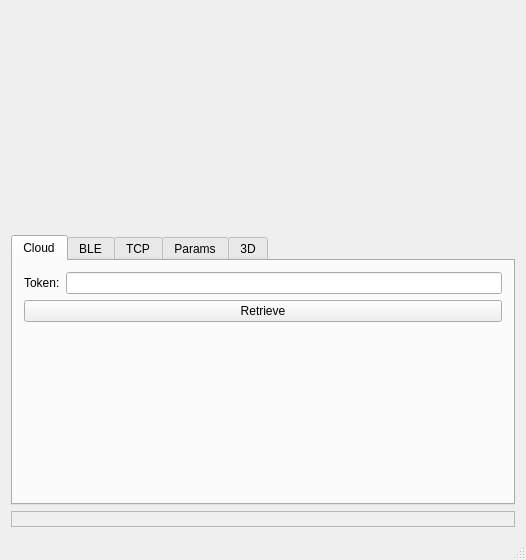
<?xml version="1.0" encoding="UTF-8"?>
<ui version="4.0">
 <class>Solum</class>
 <widget class="QMainWindow" name="Solum">
  <property name="geometry">
   <rect>
    <x>0</x>
    <y>0</y>
    <width>520</width>
    <height>560</height>
   </rect>
  </property>
  <property name="windowTitle">
   <string>Solum Tester</string>
  </property>
  <widget class="QWidget" name="_central">
   <layout class="QVBoxLayout" name="verticalLayout">
    <item>
     <layout class="QVBoxLayout" name="image"/>
    </item>
    <item>
     <spacer name="verticalSpacer">
      <property name="orientation">
       <enum>Qt::Vertical</enum>
      </property>
      <property name="sizeHint" stdset="0">
       <size>
        <width>20</width>
        <height>40</height>
       </size>
      </property>
     </spacer>
    </item>
    <item>
     <widget class="QTabWidget" name="_tabs">
      <property name="currentIndex">
       <number>0</number>
      </property>
      <widget class="QWidget" name="_cloud">
       <attribute name="title">
        <string>Cloud</string>
       </attribute>
       <layout class="QVBoxLayout" name="verticalLayout_7">
        <item>
         <layout class="QVBoxLayout" name="verticalLayout_8">
          <item>
           <layout class="QHBoxLayout" name="horizontalLayout_6">
            <item>
             <widget class="QLabel" name="_token">
              <property name="text">
               <string>Token:</string>
              </property>
             </widget>
            </item>
            <item>
             <widget class="QLineEdit" name="token">
              <property name="text">
               <string/>
              </property>
             </widget>
            </item>
           </layout>
          </item>
          <item>
           <widget class="QPushButton" name="retrieve">
            <property name="text">
             <string>Retrieve</string>
            </property>
           </widget>
          </item>
         </layout>
        </item>
        <item>
         <spacer name="verticalSpacer_3">
          <property name="orientation">
           <enum>Qt::Vertical</enum>
          </property>
          <property name="sizeHint" stdset="0">
           <size>
            <width>20</width>
            <height>40</height>
           </size>
          </property>
         </spacer>
        </item>
       </layout>
      </widget>
      <widget class="QWidget" name="_ble">
       <attribute name="title">
        <string>BLE</string>
       </attribute>
       <layout class="QVBoxLayout" name="verticalLayout_5">
        <item>
         <layout class="QHBoxLayout" name="horizontalLayout_5">
          <item>
           <widget class="QPushButton" name="blesearch">
            <property name="maximumSize">
             <size>
              <width>100</width>
              <height>16777215</height>
             </size>
            </property>
            <property name="text">
             <string>Search</string>
            </property>
           </widget>
          </item>
          <item>
           <widget class="QComboBox" name="bleprobes">
            <property name="minimumSize">
             <size>
              <width>200</width>
              <height>0</height>
             </size>
            </property>
           </widget>
          </item>
          <item>
           <widget class="QPushButton" name="bleconnect">
            <property name="enabled">
             <bool>false</bool>
            </property>
            <property name="maximumSize">
             <size>
              <width>100</width>
              <height>16777215</height>
             </size>
            </property>
            <property name="text">
             <string>Connect</string>
            </property>
           </widget>
          </item>
         </layout>
        </item>
        <item>
         <layout class="QHBoxLayout" name="horizontalLayout_3">
          <item>
           <widget class="QPushButton" name="poweron">
            <property name="enabled">
             <bool>false</bool>
            </property>
            <property name="minimumSize">
             <size>
              <width>0</width>
              <height>0</height>
             </size>
            </property>
            <property name="maximumSize">
             <size>
              <width>16777215</width>
              <height>16777215</height>
             </size>
            </property>
            <property name="text">
             <string>On</string>
            </property>
           </widget>
          </item>
          <item>
           <widget class="QPushButton" name="poweroff">
            <property name="enabled">
             <bool>false</bool>
            </property>
            <property name="minimumSize">
             <size>
              <width>0</width>
              <height>0</height>
             </size>
            </property>
            <property name="maximumSize">
             <size>
              <width>16777215</width>
              <height>16777215</height>
             </size>
            </property>
            <property name="text">
             <string>Off</string>
            </property>
           </widget>
          </item>
          <item>
           <widget class="QPushButton" name="ring">
            <property name="enabled">
             <bool>false</bool>
            </property>
            <property name="maximumSize">
             <size>
              <width>16777215</width>
              <height>16777215</height>
             </size>
            </property>
            <property name="text">
             <string>Ring</string>
            </property>
           </widget>
          </item>
          <item>
           <spacer name="horizontalSpacer">
            <property name="orientation">
             <enum>Qt::Horizontal</enum>
            </property>
            <property name="sizeHint" stdset="0">
             <size>
              <width>40</width>
              <height>20</height>
             </size>
            </property>
           </spacer>
          </item>
         </layout>
        </item>
        <item>
         <layout class="QHBoxLayout" name="horizontalLayout_4">
          <property name="sizeConstraint">
           <enum>QLayout::SetDefaultConstraint</enum>
          </property>
          <item>
           <widget class="QPushButton" name="wifi">
            <property name="enabled">
             <bool>false</bool>
            </property>
            <property name="maximumSize">
             <size>
              <width>100</width>
              <height>16777215</height>
             </size>
            </property>
            <property name="text">
             <string>Wi-Fi</string>
            </property>
           </widget>
          </item>
          <item>
           <widget class="QPushButton" name="ap">
            <property name="enabled">
             <bool>false</bool>
            </property>
            <property name="maximumSize">
             <size>
              <width>100</width>
              <height>16777215</height>
             </size>
            </property>
            <property name="text">
             <string>AP</string>
            </property>
           </widget>
          </item>
          <item>
           <widget class="QLineEdit" name="ssid">
            <property name="minimumSize">
             <size>
              <width>150</width>
              <height>0</height>
             </size>
            </property>
            <property name="toolTip">
             <string>SSID</string>
            </property>
           </widget>
          </item>
          <item>
           <widget class="QLineEdit" name="password">
            <property name="minimumSize">
             <size>
              <width>150</width>
              <height>0</height>
             </size>
            </property>
            <property name="toolTip">
             <string>Password</string>
            </property>
            <property name="echoMode">
             <enum>QLineEdit::Password</enum>
            </property>
           </widget>
          </item>
         </layout>
        </item>
        <item>
         <spacer name="_blespacer">
          <property name="orientation">
           <enum>Qt::Vertical</enum>
          </property>
          <property name="sizeHint" stdset="0">
           <size>
            <width>20</width>
            <height>40</height>
           </size>
          </property>
         </spacer>
        </item>
       </layout>
      </widget>
      <widget class="QWidget" name="_tcp">
       <attribute name="title">
        <string>TCP</string>
       </attribute>
       <layout class="QGridLayout" name="gridLayout_3">
        <item row="4" column="0" colspan="4">
         <widget class="QProgressBar" name="progress">
          <property name="toolTip">
           <string>Software Update Progress</string>
          </property>
          <property name="value">
           <number>0</number>
          </property>
         </widget>
        </item>
        <item row="1" column="1">
         <widget class="QLineEdit" name="port">
          <property name="inputMask">
           <string>#####</string>
          </property>
          <property name="text">
           <string>11000</string>
          </property>
         </widget>
        </item>
        <item row="2" column="0">
         <widget class="QLabel" name="_probeslist">
          <property name="text">
           <string>Probes</string>
          </property>
         </widget>
        </item>
        <item row="2" column="1">
         <widget class="QComboBox" name="probes"/>
        </item>
        <item row="0" column="3">
         <widget class="QPushButton" name="load">
          <property name="enabled">
           <bool>false</bool>
          </property>
          <property name="text">
           <string>Load</string>
          </property>
         </widget>
        </item>
        <item row="1" column="3">
         <widget class="QPushButton" name="update">
          <property name="enabled">
           <bool>false</bool>
          </property>
          <property name="text">
           <string>S/W Update</string>
          </property>
         </widget>
        </item>
        <item row="2" column="2">
         <widget class="QLabel" name="_workflows">
          <property name="text">
           <string>Workflows</string>
          </property>
         </widget>
        </item>
        <item row="5" column="0" colspan="4">
         <spacer name="verticalSpacer_2">
          <property name="orientation">
           <enum>Qt::Vertical</enum>
          </property>
          <property name="sizeHint" stdset="0">
           <size>
            <width>20</width>
            <height>40</height>
           </size>
          </property>
         </spacer>
        </item>
        <item row="1" column="0">
         <widget class="QLabel" name="_port">
          <property name="text">
           <string>Port</string>
          </property>
         </widget>
        </item>
        <item row="0" column="2">
         <widget class="QPushButton" name="connect">
          <property name="text">
           <string>Connect</string>
          </property>
         </widget>
        </item>
        <item row="2" column="3">
         <widget class="QComboBox" name="workflows">
          <property name="sizePolicy">
           <sizepolicy hsizetype="Expanding" vsizetype="Fixed">
            <horstretch>0</horstretch>
            <verstretch>0</verstretch>
           </sizepolicy>
          </property>
         </widget>
        </item>
        <item row="0" column="1">
         <widget class="QLineEdit" name="ip">
          <property name="inputMask">
           <string>000.000.000.000</string>
          </property>
          <property name="text">
           <string>192.168.1.1</string>
          </property>
         </widget>
        </item>
        <item row="0" column="0">
         <widget class="QLabel" name="_ip">
          <property name="text">
           <string>IP Address</string>
          </property>
         </widget>
        </item>
        <item row="1" column="2">
         <widget class="QPushButton" name="freeze">
          <property name="enabled">
           <bool>false</bool>
          </property>
          <property name="text">
           <string>Run</string>
          </property>
         </widget>
        </item>
        <item row="3" column="0">
         <widget class="QLabel" name="_cert">
          <property name="text">
           <string>Cert Valid</string>
          </property>
         </widget>
        </item>
        <item row="3" column="1">
         <widget class="QLabel" name="cert">
          <property name="frameShape">
           <enum>QFrame::StyledPanel</enum>
          </property>
          <property name="text">
           <string/>
          </property>
         </widget>
        </item>
        <item row="3" column="2" colspan="2">
         <widget class="QPushButton" name="updateCert">
          <property name="enabled">
           <bool>true</bool>
          </property>
          <property name="text">
           <string>Update Cert...</string>
          </property>
         </widget>
        </item>
       </layout>
      </widget>
      <widget class="QWidget" name="_prms">
       <attribute name="title">
        <string>Params</string>
       </attribute>
       <layout class="QVBoxLayout" name="verticalLayout_2">
        <item>
         <layout class="QHBoxLayout" name="horizontalLayout">
          <item>
           <layout class="QVBoxLayout" name="verticalLayout_3">
            <item>
             <widget class="QPushButton" name="decdepth">
              <property name="enabled">
               <bool>false</bool>
              </property>
              <property name="text">
               <string>Depth -</string>
              </property>
             </widget>
            </item>
            <item>
             <widget class="QPushButton" name="incdepth">
              <property name="enabled">
               <bool>false</bool>
              </property>
              <property name="text">
               <string>Depth +</string>
              </property>
             </widget>
            </item>
            <item>
             <widget class="QLabel" name="maxdepth">
              <property name="frameShape">
               <enum>QFrame::StyledPanel</enum>
              </property>
              <property name="text">
               <string>Max: 0 cm</string>
              </property>
              <property name="alignment">
               <set>Qt::AlignCenter</set>
              </property>
             </widget>
            </item>
            <item>
             <widget class="QLabel" name="velocity">
              <property name="enabled">
               <bool>true</bool>
              </property>
              <property name="frameShape">
               <enum>QFrame::StyledPanel</enum>
              </property>
              <property name="text">
               <string>+/- 0 cm/s</string>
              </property>
             </widget>
            </item>
           </layout>
          </item>
          <item>
           <layout class="QVBoxLayout" name="verticalLayout_4">
            <item>
             <widget class="QSlider" name="tgctop">
              <property name="enabled">
               <bool>false</bool>
              </property>
              <property name="maximumSize">
               <size>
                <width>16777215</width>
                <height>16777215</height>
               </size>
              </property>
              <property name="minimum">
               <number>-20</number>
              </property>
              <property name="maximum">
               <number>20</number>
              </property>
              <property name="pageStep">
               <number>5</number>
              </property>
              <property name="orientation">
               <enum>Qt::Horizontal</enum>
              </property>
             </widget>
            </item>
            <item>
             <widget class="QSlider" name="tgcmid">
              <property name="enabled">
               <bool>false</bool>
              </property>
              <property name="maximumSize">
               <size>
                <width>16777215</width>
                <height>16777215</height>
               </size>
              </property>
              <property name="minimum">
               <number>-20</number>
              </property>
              <property name="maximum">
               <number>20</number>
              </property>
              <property name="pageStep">
               <number>5</number>
              </property>
              <property name="orientation">
               <enum>Qt::Horizontal</enum>
              </property>
             </widget>
            </item>
            <item>
             <widget class="QSlider" name="tgcbottom">
              <property name="enabled">
               <bool>false</bool>
              </property>
              <property name="maximumSize">
               <size>
                <width>16777215</width>
                <height>16777215</height>
               </size>
              </property>
              <property name="minimum">
               <number>-20</number>
              </property>
              <property name="maximum">
               <number>20</number>
              </property>
              <property name="pageStep">
               <number>5</number>
              </property>
              <property name="orientation">
               <enum>Qt::Horizontal</enum>
              </property>
             </widget>
            </item>
           </layout>
          </item>
         </layout>
        </item>
        <item>
         <layout class="QHBoxLayout" name="horizontalLayout_2">
          <item>
           <widget class="QDial" name="gain">
            <property name="enabled">
             <bool>false</bool>
            </property>
            <property name="maximumSize">
             <size>
              <width>50</width>
              <height>50</height>
             </size>
            </property>
            <property name="toolTip">
             <string>Gain</string>
            </property>
            <property name="minimum">
             <number>1</number>
            </property>
            <property name="maximum">
             <number>100</number>
            </property>
            <property name="value">
             <number>50</number>
            </property>
            <property name="notchTarget">
             <double>10.000000000000000</double>
            </property>
            <property name="notchesVisible">
             <bool>true</bool>
            </property>
           </widget>
          </item>
          <item>
           <widget class="QDial" name="cfigain">
            <property name="maximumSize">
             <size>
              <width>50</width>
              <height>50</height>
             </size>
            </property>
            <property name="toolTip">
             <string>Color Gain</string>
            </property>
            <property name="minimum">
             <number>1</number>
            </property>
            <property name="maximum">
             <number>100</number>
            </property>
            <property name="value">
             <number>50</number>
            </property>
            <property name="notchTarget">
             <double>10.000000000000000</double>
            </property>
            <property name="notchesVisible">
             <bool>true</bool>
            </property>
           </widget>
          </item>
          <item>
           <widget class="QDial" name="opacity">
            <property name="minimumSize">
             <size>
              <width>0</width>
              <height>0</height>
             </size>
            </property>
            <property name="maximumSize">
             <size>
              <width>50</width>
              <height>50</height>
             </size>
            </property>
            <property name="toolTip">
             <string>Strain Opacity</string>
            </property>
            <property name="minimum">
             <number>1</number>
            </property>
            <property name="maximum">
             <number>100</number>
            </property>
            <property name="value">
             <number>50</number>
            </property>
            <property name="notchTarget">
             <double>10.000000000000000</double>
            </property>
            <property name="notchesVisible">
             <bool>true</bool>
            </property>
           </widget>
          </item>
          <item>
           <widget class="QDial" name="rfzoom">
            <property name="maximumSize">
             <size>
              <width>50</width>
              <height>50</height>
             </size>
            </property>
            <property name="toolTip">
             <string>RF Signal Zoom</string>
            </property>
            <property name="minimum">
             <number>1</number>
            </property>
            <property name="maximum">
             <number>100</number>
            </property>
            <property name="value">
             <number>10</number>
            </property>
            <property name="wrapping">
             <bool>false</bool>
            </property>
            <property name="notchTarget">
             <double>10.000000000000000</double>
            </property>
            <property name="notchesVisible">
             <bool>true</bool>
            </property>
           </widget>
          </item>
          <item>
           <widget class="QCheckBox" name="autogain">
            <property name="enabled">
             <bool>false</bool>
            </property>
            <property name="text">
             <string>Auto Gain</string>
            </property>
           </widget>
          </item>
          <item>
           <widget class="QCheckBox" name="imu">
            <property name="enabled">
             <bool>false</bool>
            </property>
            <property name="text">
             <string>IMU</string>
            </property>
           </widget>
          </item>
          <item>
           <widget class="QCheckBox" name="rfStream">
            <property name="enabled">
             <bool>false</bool>
            </property>
            <property name="text">
             <string>RF Stream</string>
            </property>
           </widget>
          </item>
          <item>
           <spacer name="horizontalSpacer_3">
            <property name="orientation">
             <enum>Qt::Horizontal</enum>
            </property>
            <property name="sizeHint" stdset="0">
             <size>
              <width>40</width>
              <height>20</height>
             </size>
            </property>
           </spacer>
          </item>
         </layout>
        </item>
        <item>
         <widget class="QComboBox" name="modes">
          <property name="enabled">
           <bool>false</bool>
          </property>
         </widget>
        </item>
        <item>
         <spacer name="_prmsspacer">
          <property name="orientation">
           <enum>Qt::Vertical</enum>
          </property>
          <property name="sizeHint" stdset="0">
           <size>
            <width>20</width>
            <height>40</height>
           </size>
          </property>
         </spacer>
        </item>
       </layout>
      </widget>
      <widget class="QWidget" name="_3d">
       <property name="enabled">
        <bool>true</bool>
       </property>
       <attribute name="title">
        <string>3D</string>
       </attribute>
       <layout class="QVBoxLayout" name="verticalLayout_6">
        <item>
         <layout class="QVBoxLayout" name="render"/>
        </item>
       </layout>
      </widget>
     </widget>
    </item>
    <item>
     <widget class="QLabel" name="probeStatus">
      <property name="toolTip">
       <string>Probe Status</string>
      </property>
      <property name="frameShape">
       <enum>QFrame::StyledPanel</enum>
      </property>
      <property name="text">
       <string/>
      </property>
     </widget>
    </item>
   </layout>
  </widget>
  <widget class="QStatusBar" name="status"/>
 </widget>
 <layoutdefault spacing="6" margin="11"/>
 <tabstops>
  <tabstop>_tabs</tabstop>
  <tabstop>freeze</tabstop>
  <tabstop>workflows</tabstop>
  <tabstop>update</tabstop>
  <tabstop>port</tabstop>
  <tabstop>connect</tabstop>
  <tabstop>probes</tabstop>
  <tabstop>load</tabstop>
  <tabstop>ip</tabstop>
  <tabstop>decdepth</tabstop>
  <tabstop>incdepth</tabstop>
  <tabstop>tgctop</tabstop>
  <tabstop>tgcmid</tabstop>
  <tabstop>tgcbottom</tabstop>
  <tabstop>gain</tabstop>
  <tabstop>cfigain</tabstop>
  <tabstop>rfzoom</tabstop>
  <tabstop>modes</tabstop>
 </tabstops>
 <resources/>
 <connections>
  <connection>
   <sender>update</sender>
   <signal>clicked()</signal>
   <receiver>Solum</receiver>
   <slot>onUpdate()</slot>
   <hints>
    <hint type="sourcelabel">
     <x>411</x>
     <y>358</y>
    </hint>
    <hint type="destinationlabel">
     <x>230</x>
     <y>217</y>
    </hint>
   </hints>
  </connection>
  <connection>
   <sender>freeze</sender>
   <signal>clicked()</signal>
   <receiver>Solum</receiver>
   <slot>onFreeze()</slot>
   <hints>
    <hint type="sourcelabel">
     <x>412</x>
     <y>381</y>
    </hint>
    <hint type="destinationlabel">
     <x>264</x>
     <y>229</y>
    </hint>
   </hints>
  </connection>
  <connection>
   <sender>connect</sender>
   <signal>clicked()</signal>
   <receiver>Solum</receiver>
   <slot>onConnect()</slot>
   <hints>
    <hint type="sourcelabel">
     <x>478</x>
     <y>371</y>
    </hint>
    <hint type="destinationlabel">
     <x>264</x>
     <y>215</y>
    </hint>
   </hints>
  </connection>
  <connection>
   <sender>load</sender>
   <signal>clicked()</signal>
   <receiver>Solum</receiver>
   <slot>onLoad()</slot>
   <hints>
    <hint type="sourcelabel">
     <x>411</x>
     <y>327</y>
    </hint>
    <hint type="destinationlabel">
     <x>230</x>
     <y>217</y>
    </hint>
   </hints>
  </connection>
  <connection>
   <sender>probes</sender>
   <signal>currentTextChanged(QString)</signal>
   <receiver>Solum</receiver>
   <slot>onProbeSelected(QString)</slot>
   <hints>
    <hint type="sourcelabel">
     <x>161</x>
     <y>360</y>
    </hint>
    <hint type="destinationlabel">
     <x>241</x>
     <y>217</y>
    </hint>
   </hints>
  </connection>
  <connection>
   <sender>incdepth</sender>
   <signal>clicked()</signal>
   <receiver>Solum</receiver>
   <slot>incDepth()</slot>
   <hints>
    <hint type="sourcelabel">
     <x>183</x>
     <y>355</y>
    </hint>
    <hint type="destinationlabel">
     <x>241</x>
     <y>228</y>
    </hint>
   </hints>
  </connection>
  <connection>
   <sender>decdepth</sender>
   <signal>clicked()</signal>
   <receiver>Solum</receiver>
   <slot>decDepth()</slot>
   <hints>
    <hint type="sourcelabel">
     <x>66</x>
     <y>355</y>
    </hint>
    <hint type="destinationlabel">
     <x>241</x>
     <y>228</y>
    </hint>
   </hints>
  </connection>
  <connection>
   <sender>tgctop</sender>
   <signal>valueChanged(int)</signal>
   <receiver>Solum</receiver>
   <slot>tgcTop(int)</slot>
   <hints>
    <hint type="sourcelabel">
     <x>371</x>
     <y>303</y>
    </hint>
    <hint type="destinationlabel">
     <x>241</x>
     <y>228</y>
    </hint>
   </hints>
  </connection>
  <connection>
   <sender>tgcmid</sender>
   <signal>valueChanged(int)</signal>
   <receiver>Solum</receiver>
   <slot>tgcMid(int)</slot>
   <hints>
    <hint type="sourcelabel">
     <x>371</x>
     <y>334</y>
    </hint>
    <hint type="destinationlabel">
     <x>241</x>
     <y>228</y>
    </hint>
   </hints>
  </connection>
  <connection>
   <sender>tgcbottom</sender>
   <signal>valueChanged(int)</signal>
   <receiver>Solum</receiver>
   <slot>tgcBottom(int)</slot>
   <hints>
    <hint type="sourcelabel">
     <x>371</x>
     <y>360</y>
    </hint>
    <hint type="destinationlabel">
     <x>241</x>
     <y>228</y>
    </hint>
   </hints>
  </connection>
  <connection>
   <sender>blesearch</sender>
   <signal>clicked()</signal>
   <receiver>Solum</receiver>
   <slot>onBleSearch()</slot>
   <hints>
    <hint type="sourcelabel">
     <x>136</x>
     <y>269</y>
    </hint>
    <hint type="destinationlabel">
     <x>264</x>
     <y>274</y>
    </hint>
   </hints>
  </connection>
  <connection>
   <sender>bleprobes</sender>
   <signal>currentIndexChanged(int)</signal>
   <receiver>Solum</receiver>
   <slot>onBleProbe(int)</slot>
   <hints>
    <hint type="sourcelabel">
     <x>253</x>
     <y>280</y>
    </hint>
    <hint type="destinationlabel">
     <x>253</x>
     <y>285</y>
    </hint>
   </hints>
  </connection>
  <connection>
   <sender>bleconnect</sender>
   <signal>clicked()</signal>
   <receiver>Solum</receiver>
   <slot>onBleConnect()</slot>
   <hints>
    <hint type="sourcelabel">
     <x>411</x>
     <y>280</y>
    </hint>
    <hint type="destinationlabel">
     <x>253</x>
     <y>285</y>
    </hint>
   </hints>
  </connection>
  <connection>
   <sender>poweron</sender>
   <signal>clicked()</signal>
   <receiver>Solum</receiver>
   <slot>onPowerOn()</slot>
   <hints>
    <hint type="sourcelabel">
     <x>96</x>
     <y>280</y>
    </hint>
    <hint type="destinationlabel">
     <x>253</x>
     <y>285</y>
    </hint>
   </hints>
  </connection>
  <connection>
   <sender>poweroff</sender>
   <signal>clicked()</signal>
   <receiver>Solum</receiver>
   <slot>onPowerOff()</slot>
   <hints>
    <hint type="sourcelabel">
     <x>253</x>
     <y>280</y>
    </hint>
    <hint type="destinationlabel">
     <x>253</x>
     <y>285</y>
    </hint>
   </hints>
  </connection>
  <connection>
   <sender>wifi</sender>
   <signal>clicked()</signal>
   <receiver>Solum</receiver>
   <slot>onWiFi()</slot>
   <hints>
    <hint type="sourcelabel">
     <x>59</x>
     <y>414</y>
    </hint>
    <hint type="destinationlabel">
     <x>228</x>
     <y>291</y>
    </hint>
   </hints>
  </connection>
  <connection>
   <sender>ap</sender>
   <signal>clicked()</signal>
   <receiver>Solum</receiver>
   <slot>onAp()</slot>
   <hints>
    <hint type="sourcelabel">
     <x>148</x>
     <y>414</y>
    </hint>
    <hint type="destinationlabel">
     <x>228</x>
     <y>291</y>
    </hint>
   </hints>
  </connection>
  <connection>
   <sender>modes</sender>
   <signal>currentIndexChanged(int)</signal>
   <receiver>Solum</receiver>
   <slot>onMode(int)</slot>
   <hints>
    <hint type="sourcelabel">
     <x>235</x>
     <y>389</y>
    </hint>
    <hint type="destinationlabel">
     <x>235</x>
     <y>271</y>
    </hint>
   </hints>
  </connection>
  <connection>
   <sender>rfzoom</sender>
   <signal>valueChanged(int)</signal>
   <receiver>Solum</receiver>
   <slot>onZoom(int)</slot>
   <hints>
    <hint type="sourcelabel">
     <x>44</x>
     <y>384</y>
    </hint>
    <hint type="destinationlabel">
     <x>228</x>
     <y>238</y>
    </hint>
   </hints>
  </connection>
  <connection>
   <sender>gain</sender>
   <signal>valueChanged(int)</signal>
   <receiver>Solum</receiver>
   <slot>onGain(int)</slot>
   <hints>
    <hint type="sourcelabel">
     <x>44</x>
     <y>429</y>
    </hint>
    <hint type="destinationlabel">
     <x>228</x>
     <y>273</y>
    </hint>
   </hints>
  </connection>
  <connection>
   <sender>cfigain</sender>
   <signal>valueChanged(int)</signal>
   <receiver>Solum</receiver>
   <slot>onColorGain(int)</slot>
   <hints>
    <hint type="sourcelabel">
     <x>101</x>
     <y>375</y>
    </hint>
    <hint type="destinationlabel">
     <x>228</x>
     <y>273</y>
    </hint>
   </hints>
  </connection>
  <connection>
   <sender>imu</sender>
   <signal>stateChanged(int)</signal>
   <receiver>Solum</receiver>
   <slot>onImu(int)</slot>
   <hints>
    <hint type="sourcelabel">
     <x>215</x>
     <y>375</y>
    </hint>
    <hint type="destinationlabel">
     <x>228</x>
     <y>273</y>
    </hint>
   </hints>
  </connection>
  <connection>
   <sender>autogain</sender>
   <signal>stateChanged(int)</signal>
   <receiver>Solum</receiver>
   <slot>onAutoGain(int)</slot>
   <hints>
    <hint type="sourcelabel">
     <x>234</x>
     <y>375</y>
    </hint>
    <hint type="destinationlabel">
     <x>228</x>
     <y>273</y>
    </hint>
   </hints>
  </connection>
  <connection>
   <sender>updateCert</sender>
   <signal>clicked()</signal>
   <receiver>Solum</receiver>
   <slot>onUpdateCert()</slot>
   <hints>
    <hint type="sourcelabel">
     <x>341</x>
     <y>388</y>
    </hint>
    <hint type="destinationlabel">
     <x>228</x>
     <y>273</y>
    </hint>
   </hints>
  </connection>
  <connection>
   <sender>rfStream</sender>
   <signal>stateChanged(int)</signal>
   <receiver>Solum</receiver>
   <slot>onRfStream(int)</slot>
   <hints>
    <hint type="sourcelabel">
     <x>393</x>
     <y>375</y>
    </hint>
    <hint type="destinationlabel">
     <x>253</x>
     <y>273</y>
    </hint>
   </hints>
  </connection>
  <connection>
   <sender>ring</sender>
   <signal>clicked()</signal>
   <receiver>Solum</receiver>
   <slot>onRing()</slot>
   <hints>
    <hint type="sourcelabel">
     <x>232</x>
     <y>341</y>
    </hint>
    <hint type="destinationlabel">
     <x>259</x>
     <y>279</y>
    </hint>
   </hints>
  </connection>
  <connection>
   <sender>retrieve</sender>
   <signal>clicked()</signal>
   <receiver>Solum</receiver>
   <slot>onRetrieve()</slot>
   <hints>
    <hint type="sourcelabel">
     <x>259</x>
     <y>317</y>
    </hint>
    <hint type="destinationlabel">
     <x>259</x>
     <y>279</y>
    </hint>
   </hints>
  </connection>
  <connection>
   <sender>opacity</sender>
   <signal>valueChanged(int)</signal>
   <receiver>Solum</receiver>
   <slot>onOpacity(int)</slot>
   <hints>
    <hint type="sourcelabel">
     <x>157</x>
     <y>390</y>
    </hint>
    <hint type="destinationlabel">
     <x>259</x>
     <y>279</y>
    </hint>
   </hints>
  </connection>
 </connections>
 <slots>
  <slot>onConnect()</slot>
  <slot>onFreeze()</slot>
  <slot>onLoad()</slot>
  <slot>onUpdate()</slot>
  <slot>onProbeSelected(QString)</slot>
  <slot>decDepth()</slot>
  <slot>incDepth()</slot>
  <slot>tgcTop(int)</slot>
  <slot>tgcMid(int)</slot>
  <slot>tgcBottom(int)</slot>
  <slot>onBleSearch()</slot>
  <slot>onBleProbe(int)</slot>
  <slot>onBleConnect()</slot>
  <slot>onPowerOn()</slot>
  <slot>onPowerOff()</slot>
  <slot>onWiFi()</slot>
  <slot>onAp()</slot>
  <slot>onMode(int)</slot>
  <slot>onZoom(int)</slot>
  <slot>onGain(int)</slot>
  <slot>onColorGain(int)</slot>
  <slot>onImu(int)</slot>
  <slot>onAutoGain(int)</slot>
  <slot>onUpdateCert()</slot>
  <slot>onRfStream(int)</slot>
  <slot>onRing()</slot>
  <slot>onRetrieve()</slot>
  <slot>onOpacity(int)</slot>
 </slots>
</ui>
